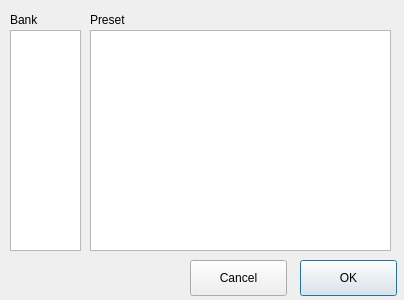
<?xml version="1.0" encoding="UTF-8"?>
<ui version="4.0">
 <class>qmpPresetSelector</class>
 <widget class="QDialog" name="qmpPresetSelector">
  <property name="geometry">
   <rect>
    <x>0</x>
    <y>0</y>
    <width>404</width>
    <height>300</height>
   </rect>
  </property>
  <property name="minimumSize">
   <size>
    <width>404</width>
    <height>300</height>
   </size>
  </property>
  <property name="maximumSize">
   <size>
    <width>404</width>
    <height>300</height>
   </size>
  </property>
  <property name="windowTitle">
   <string>Preset Selection</string>
  </property>
  <property name="modal">
   <bool>true</bool>
  </property>
  <widget class="QListWidget" name="lwBankSelect">
   <property name="geometry">
    <rect>
     <x>10</x>
     <y>30</y>
     <width>71</width>
     <height>221</height>
    </rect>
   </property>
  </widget>
  <widget class="QListWidget" name="lwPresetSelect">
   <property name="geometry">
    <rect>
     <x>90</x>
     <y>30</y>
     <width>301</width>
     <height>221</height>
    </rect>
   </property>
  </widget>
  <widget class="QLabel" name="lbBnk">
   <property name="geometry">
    <rect>
     <x>10</x>
     <y>10</y>
     <width>66</width>
     <height>20</height>
    </rect>
   </property>
   <property name="text">
    <string>Bank</string>
   </property>
  </widget>
  <widget class="QLabel" name="lbPst">
   <property name="geometry">
    <rect>
     <x>90</x>
     <y>10</y>
     <width>66</width>
     <height>20</height>
    </rect>
   </property>
   <property name="text">
    <string>Preset</string>
   </property>
  </widget>
  <widget class="QPushButton" name="pbOk">
   <property name="geometry">
    <rect>
     <x>300</x>
     <y>260</y>
     <width>97</width>
     <height>36</height>
    </rect>
   </property>
   <property name="text">
    <string>OK</string>
   </property>
  </widget>
  <widget class="QPushButton" name="pbCancel">
   <property name="geometry">
    <rect>
     <x>190</x>
     <y>260</y>
     <width>97</width>
     <height>36</height>
    </rect>
   </property>
   <property name="text">
    <string>Cancel</string>
   </property>
  </widget>
 </widget>
 <resources/>
 <connections/>
</ui>
